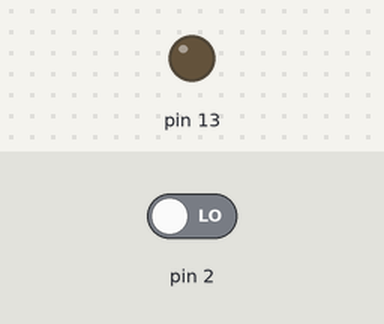
Simulated run of this sketch. Board: Arduino Uno, built with avr-gcc and run on an emulated ATmega328P. Shown: output pins drawn as LEDs (lit = HIGH). The inputs (shaded band) are chosen by the test bench; at power-on: pin 2 LOW.

Above: at 1.2 s.
1.3 s: pin 2 driven HIGH
At 2.4 s:
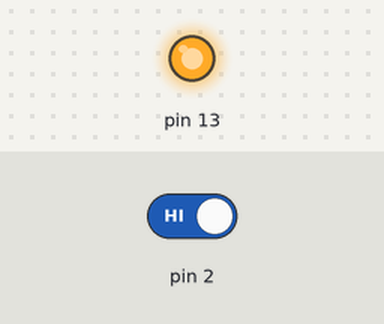
2.8 s: pin 2 driven LOW
At 3.6 s:
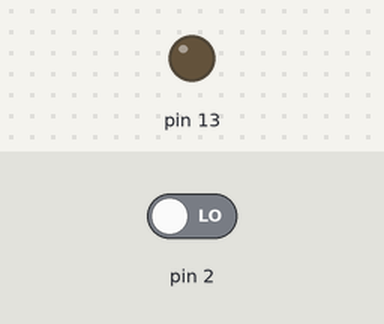
Timing chart, 0 to 5.8 s (numbered marks = the images above; inputs shaded):
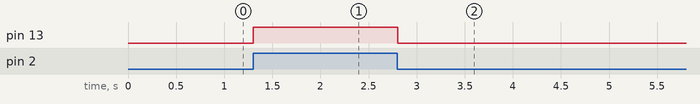

The sketch:

pir_sensor1.ino
```cpp
int pirsensor = 0;

void setup()
{
  pinMode(2,INPUT);
  pinMode(13,OUTPUT);
}

void loop()
{
  pirsensor = digitalRead(2);
  if (pirsensor == HIGH){
   digitalWrite(13,HIGH);
}
else {
  digitalWrite(13,LOW);
}
  delay(10); // Wait for 1000 millisecond(s)
}
```

Measured:
- after the input at 1.3 s, pin 13: LOW → HIGH at once
- after the input at 2.8 s, pin 13: HIGH → LOW at once
